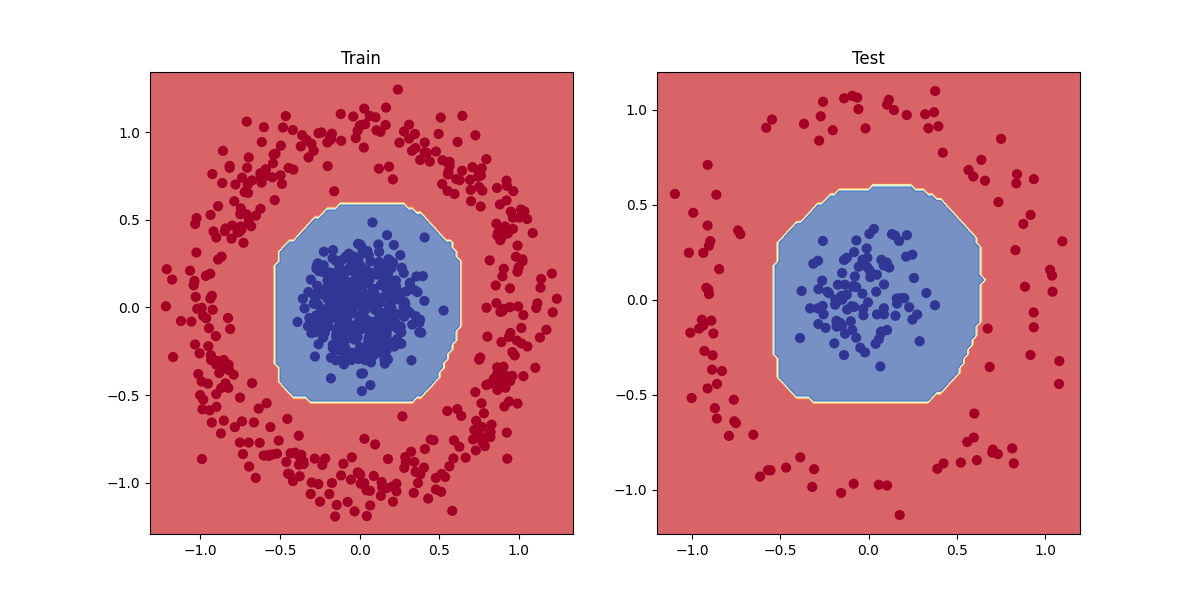

Python code for this plot:
import sklearn
from sklearn.datasets import make_circles  
from sklearn.model_selection import train_test_split
from helper_functions import plot_predictions, plot_decision_boundary
import torch
import torch.nn as nn
import matplotlib.pyplot as plt

print("Pytorch version: ", torch.__version__)

# Generate data
n_samples = 1000
X, Y = make_circles(n_samples=n_samples, noise=0.1, random_state=1, factor=0.2)

# Print the shape of X and Y
print("Shape of X: ", X.shape)
print("Shape of Y: ", Y.shape)

# Create a function to convert numpy array to torch tensor
def convert_to_tensor(X, Y):
    X = torch.from_numpy(X).float()
    Y = torch.from_numpy(Y).float()
    #print first 5 values of X and Y
    print("First 5 values of X: ", X[:5])
    print("First 5 values of Y: ", Y[:5])
    return X, Y

X, Y = convert_to_tensor(X, Y)

#split the data into train and test using sklearn
def split_train_test(X, Y, train_ratio=0.8):
    X_train, X_test, Y_train, Y_test = train_test_split(X, Y, train_size=train_ratio)
    print("Length of train data: ", len(X_train))
    print("Length of test data: ", len(X_test))
    return X_train, Y_train, X_test, Y_test

X_train, Y_train, X_test, Y_test = split_train_test(X, Y, train_ratio=0.8)

#to device
device = torch.device("cuda:0" if torch.cuda.is_available() else "cpu")
print("Device: ", device)
#Make data to device
X_train = X_train.to(device)
Y_train = Y_train.to(device)
X_test = X_test.to(device)
Y_test = Y_test.to(device)

class CircleModel(nn.Module):
    def __init__(self):
        super().__init__()
        #parameters that need to be learned
        self.layer1 = nn.Linear(in_features=2,out_features=16) 
        self.layer2 = nn.Linear(in_features=16,out_features=32) 
        self.layer3 = nn.Linear(in_features=32,out_features=1) 
        self.relu = nn.ReLU()
    def forward(self, x):
        return self.layer3(self.relu(self.layer2(self.relu(self.layer1(x)))))
    
model = CircleModel()
model.to(device)
print(model)

#loss and optimizer
criterion = nn.BCEWithLogitsLoss()
optimizer = torch.optim.Adam(model.parameters(), lr=0.01)

#train and test the model
def train_and_test(model, criterion, optimizer, X_train, Y_train, X_test, Y_test, epochs=100):
    train_loss = []
    test_loss = []
    for epoch in range(epochs):
        #train the model
        model.train()
        optimizer.zero_grad()
        Y_pred = model(X_train)
        loss = criterion(Y_pred.squeeze(), Y_train)
        loss.backward()
        optimizer.step()
        train_loss.append(loss.item())
        #test the model
        model.eval()
        with torch.no_grad():
            Y_pred = model(X_test)
            loss = criterion(Y_pred.squeeze(), Y_test)
            test_loss.append(loss.item())
        if (epoch+1) % 10 == 0:
            print(f'Epoch: {epoch+1}/{epochs}, Train loss: {train_loss[-1]:.4f}, Test loss: {test_loss[-1]:.4f}')
    return train_loss, test_loss

train_loss, test_loss = train_and_test(model, criterion, optimizer, X_train, Y_train, X_test, Y_test, epochs=100)




# Plot decision boundaries for training and test sets
plt.figure(figsize=(12, 6))
plt.subplot(1, 2, 1)
plt.title("Train")
plot_decision_boundary(model, X_train, Y_train) # model_1 = no non-linearity
plt.subplot(1, 2, 2)
plt.title("Test")
plot_decision_boundary(model, X_test, Y_test) # model_3 = has non-linearity
#save the plot
plt.savefig('Non_linear_classify.png')

# Plot the loss
plt.figure(figsize=(12, 6))
plt.plot(train_loss, label="Train loss")
plt.plot(test_loss, label="Test loss")
plt.legend()
plt.show()
#save the plot
plt.savefig('Non_linear_classify_loss.png')

#save the model
torch.save(model.state_dict(), 'Non_linear_classify_model.pth')

